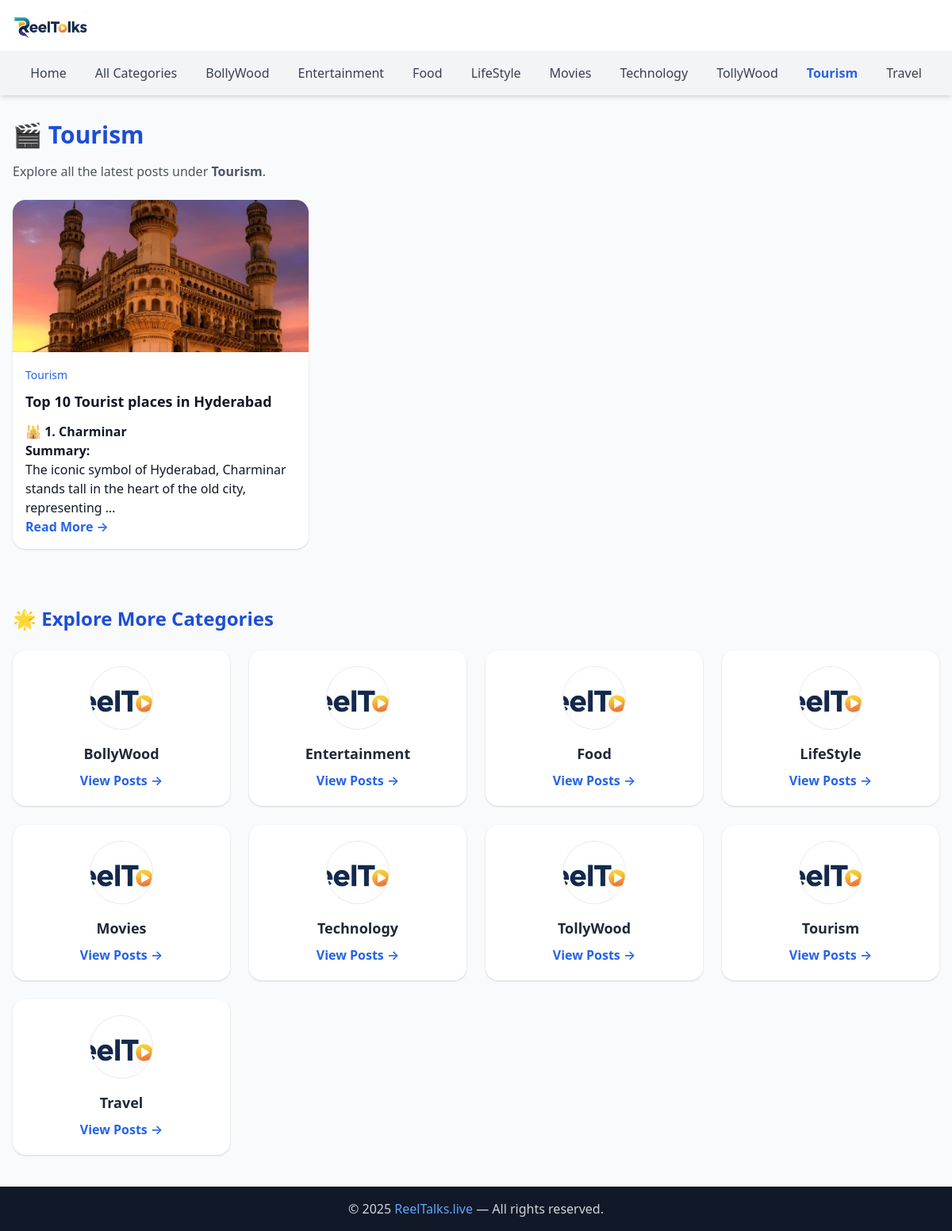
Screenshot of /category/Tourism/ with the database file from the repository.
### ReelBlog/models.py (models this page shows, shortened)
class Category(models.Model):
    name = models.CharField(max_length=100, unique=True)
    class Meta:
        verbose_name_plural = "Categories"
        ordering = ['name']

class Post(models.Model):
    title = models.CharField(max_length=200)
    category = models.ForeignKey(Category, on_delete=models.CASCADE, related_name='posts')
    image = models.ImageField(upload_to='post_images/', blank=True, null=True)
    content = CKEditor5Field('Text', config_name='default')  # ✅ correct field for CKEditor5
    created_at = models.DateTimeField(auto_now_add=True)
    trending = models.BooleanField(default=False)
    class Meta:
        ordering = ['-created_at']

### ReelBlog/views.py (the view)
# urls.py: path('category/<str:category_name>/', views.category_posts, name='category_posts'),
def category_posts(request, category_name):
    category = get_object_or_404(Category, name=category_name)
    posts = Post.objects.filter(category=category)
    categories = Category.objects.all()
    return render(request, 'ReelBlog/category_posts.html', {'category': category, 'posts': posts, 'categories': categories})

### ReelBlog/templates/ReelBlog/category_posts.html (shortened to what this page needs)
{% load static %}
<!DOCTYPE html>
<html lang="en">
<head>
    <link href="https://cdn.jsdelivr.net/npm/tailwindcss@2.2.19/dist/tailwind.min.css" rel="stylesheet">
</head>
<body class="bg-gray-50 text-gray-900">
<header class="bg-white shadow-md sticky top-0 z-50">
    <div class="max-w-7xl mx-auto px-4 py-3 flex justify-between items-center">
        <a href="{% url 'ReelBlog:home' %}" class="flex items-center space-x-2">
            <img src="{% static 'images/Logo24.jpg' %}" alt="ReelTalks Logo" class="h-10 w-auto object-contain">
        </a>
    </div>
    <nav id="main-nav" class="bg-gray-100 md:flex items-center justify-center space-x-4 hidden md:block">
        <div class="flex flex-wrap justify-center space-x-3 py-2">
            <a href="{% url 'ReelBlog:home' %}" class="text-gray-700 hover:text-blue-600 px-3 py-2 font-medium">Home</a>
            <a href="#categories" class="text-gray-700 hover:text-blue-600 px-3 py-2 font-medium">All Categories</a>
            {% for cat in categories %}
                <a href="{% url 'ReelBlog:category_posts' cat.name %}"
                   class="text-gray-700 hover:text-blue-600 px-3 py-2 font-medium {% if cat.name == category.name %}text-blue-600 font-semibold{% endif %}">
                   {{ cat.name }}
                </a>
            {% endfor %}
        </div>
    </nav>
</header>
<main>
<section class="max-w-7xl mx-auto px-4 py-8">
    <h1 class="text-3xl font-bold text-blue-700 mb-4">🎬 {{ category.name }}</h1>
    <p class="text-gray-600 mb-6">Explore all the latest posts under <strong>{{ category.name }}</strong>.</p>
    {% if posts %}
    <div class="grid sm:grid-cols-2 lg:grid-cols-3 gap-6">
        {% for post in posts %}
        <div class="bg-white rounded-2xl shadow hover:shadow-lg overflow-hidden transition">
            {% if post.image %}
                <img src="{{ post.image.url }}" alt="{{ post.title }}" loading="lazy" class="w-full h-48 object-cover">
            {% endif %}
            <div class="p-4">
                <span class="text-sm text-blue-600 font-medium">{{ post.category.name }}</span>
                <h4 class="font-semibold text-lg my-2">{{ post.title|truncatechars:60 }}</h4>
                <p class="text-gray-600 text-sm mb-3">{{ post.content|truncatechars_html:120|safe }}</p>
                <a href="{% url 'ReelBlog:blog_detail' post.id %}" class="text-blue-600 font-semibold hover:underline">Read More →</a>
            </div>
        </div>
        {% endfor %}
    </div>
    {% else %}
        <p class="text-gray-500 italic">No posts found in this category yet.</p>
    {% endif %}
</section>
<section id="categories" class="max-w-7xl mx-auto px-4 py-10">
    <h2 class="text-2xl font-bold text-blue-700 mb-6">🌟 Explore More Categories</h2>
    <div class="grid sm:grid-cols-2 lg:grid-cols-4 gap-6">
        {% for cat in categories %}
        <div class="bg-white rounded-2xl shadow hover:shadow-lg transition overflow-hidden text-center p-5">
            <img src="{% static 'images/Logo24.jpg' %}" alt="{{ cat.name }}" class="w-20 h-20 mx-auto mb-4 object-cover rounded-full border">
            <h3 class="font-semibold text-lg text-gray-800 mb-2">{{ cat.name }}</h3>
            <a href="{% url 'ReelBlog:category_posts' cat.name %}" class="text-blue-600 font-semibold hover:underline">View Posts →</a>
        </div>
        {% endfor %}
    </div>
</section>
</main>
<footer class="bg-gray-900 text-gray-300 text-center py-4 mt-auto">
    <p>© 2025 <a href="https://reeltalks.live" class="text-blue-400 hover:underline">ReelTalks.live</a> — All rights reserved.</p>
</footer>
</body>
</html>

### ReelBlog/templates/ReelBlog/category_posts.html (style rules this page uses)
body { display: flex; flex-direction: column; min-height: 100vh; }
main { flex: 1; }

### rows the page displays
Category: name "BollyWood"
Category: name "Entertainment"
Category: name "Food"
Category: name "LifeStyle"
Category: name "Movies"
Category: name "Technology"
Category: name "TollyWood"
Category: name "Tourism"
Category: name "Travel"
Post: image (picture), category.name "Tourism", title "Top 10 Tourist places in Hyderabad", content "🕌 1. Charminar Summary: The iconic symbol of Hyderabad, Charminar stands tall in the heart of the old city, representing …"
